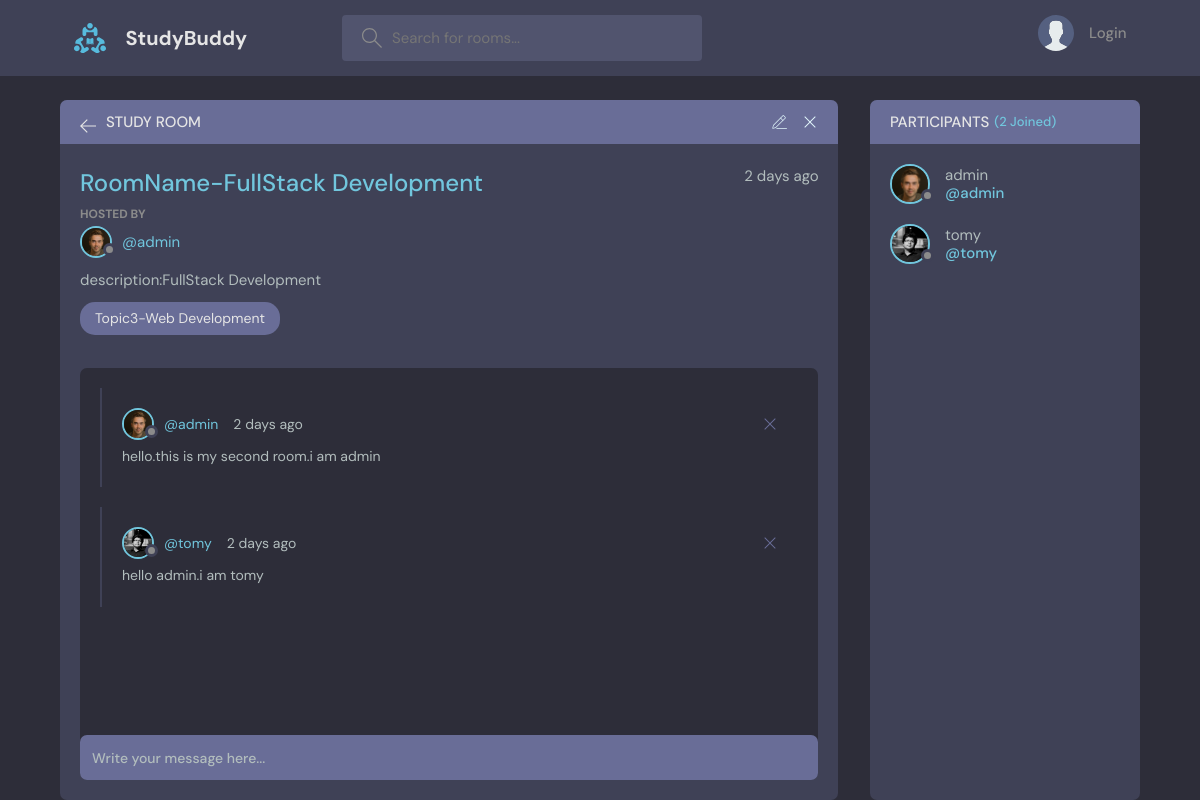
Page /room/3/ on the committed database.
### base/models.py (models this page shows, shortened)
class Room(models.Model):
    host=models.ForeignKey(User,on_delete=models.SET_NULL,null=True)
    topic=models.ForeignKey(Topic,on_delete=models.SET_NULL,null=True)
    name=models.CharField(max_length=200)
    description=models.TextField(null=True,blank=True)
    participants=models.ManyToManyField(User,related_name='participants',blank=True)
    created=models.DateTimeField(auto_now_add=True)
    updated=models.DateTimeField(auto_now=True)
    class Meta:
        ordering=['-created','-updated']

class User(AbstractUser):
    name=models.CharField(max_length=200)
    bio=models.TextField(null=True)
    avatar=models.ImageField(default='avatar.svg',null=True)
    email=models.EmailField(unique=True,null=True)

class Topic(models.Model):
    name=models.CharField(max_length=200)

class Message(models.Model):
    user=models.ForeignKey(User,on_delete=models.CASCADE)
    room=models.ForeignKey(Room,on_delete=models.CASCADE)
    body=models.TextField()
    created=models.DateTimeField(auto_now_add=True)
    updated=models.DateTimeField(auto_now=True)

### base/views.py (the view)
# urls.py: path('room/<str:pk>/',views.room,name='room'),
def room(request,pk):
    room=Room.objects.get(id=pk)
    room_messages=room.message_set.all()
    participants=room.participants.all()
    context={'room':room,'room_messages': room_messages,'participants':participants}
    return render(request,'base/room.html',context)

### base/templates/base/room.html (shortened to what this page needs)
{% extends 'main.html' %}
{% block content %}
    <main class="profile-page layout layout--2">
      <div class="container">
        <div class="room">
          <div class="room__top">
            <div class="room__topLeft">
              <a href="index.html">
                <svg version="1.1" xmlns="http://www.w3.org/2000/svg" width="32" height="32" viewBox="0 0 32 32">
                  <title>arrow-left</title>
                  <path
                    d="M13.723 2.286l-13.723 13.714 13.719 13.714 1.616-1.611-10.96-10.96h27.625v-2.286h-27.625l10.965-10.965-1.616-1.607z"
                  ></path>
                </svg>
              </a>
              <h3>Study Room</h3>
            </div>
            <div class="room__topRight">
              <a href="{% url 'update-room' room.id %}">
              </a>
              <a href="#">
                <svg version="1.1" xmlns="http://www.w3.org/2000/svg" width="32" height="32" viewBox="0 0 32 32">
                  <title>remove</title>
                  <path
                    d="M27.314 6.019l-1.333-1.333-9.98 9.981-9.981-9.981-1.333 1.333 9.981 9.981-9.981 9.98 1.333 1.333 9.981-9.98 9.98 9.98 1.333-1.333-9.98-9.98 9.98-9.981z"
                  ></path>
                </svg>
              </a>
            </div>
          </div>
          <div class="room__box scroll">
            <div class="room__header scroll">
              <div class="room__info">
                <h3>{{room.name}}</h3>
                <span>{{room.created|timesince}} ago</span>
              </div>
              <div class="room__hosted">
                <p>Hosted By</p>
                <a href="#" class="room__author">
                  <div class="avatar avatar--small">
                    <img src="{{room.host.avatar.url}}" />
                  </div>
                  <span>@{{room.host.username}}</span>
                </a>
              </div>
              <div class="room__details">
               {{room.description}}
              </div>
              <span class="room__topics">{{room.topic.name}}</span>
            </div>
            <div class="room__conversation">
              <div class="threads scroll">
                {% for message in room_messages %}
                <div class="thread">
                  <div class="thread__top">
                    <div class="thread__author">
                      <a href="#" class="thread__authorInfo">
                        <div class="avatar avatar--small">
                          <img src="{{message.user.avatar.url}}" />
                        </div>
                        <span>@{{message.user.username}}</span>
                      </a>
                      <span class="thread__date">{{message.created|timesince}} ago</span>
                    </div>
                    <div class="thread__delete">
                      <svg version="1.1" xmlns="http://www.w3.org/2000/svg" width="32" height="32" viewBox="0 0 32 32">
                        <title>remove</title>
                        <path
                          d="M27.314 6.019l-1.333-1.333-9.98 9.981-9.981-9.981-1.333 1.333 9.981 9.981-9.981 9.98 1.333 1.333 9.981-9.98 9.98 9.98 1.333-1.333-9.98-9.98 9.98-9.981z"
                        ></path>
                      </svg>
                    </div>
                  </div>
                  <div class="thread__details">
                    {{message.body}}
                  </div>
                </div>
                {% endfor %}
              </div>
            </div>
          </div>
          <div class="room__message">
            <form action="#"><input name="" placeholder="Write your message here..." /></form>
          </div>
        </div>
        <div class="participants">
          <h3 class="participants__top">Participants <span>({{room.participants.count}} Joined)</span></h3>
          <div class="participants__list scroll">
            {% for user in participants %}
            <a href="profile.html" class="participant">
              <div class="avatar avatar--medium">
                <img src="{{user.avatar.url}}" />
              </div>
              <p>
                {{user}}
                <span>@{{user.username}}</span>
              </p>
            </a>
            {% endfor %}
          </div>
        </div>
      </div>
    </main>
 {% endblock content %}

### rows in the picture
Room: name "RoomName-FullStack Development", created "2 days", host.avatar (picture), host.username "admin", description "description:FullStack Development", topic.name "Topic3-Web Development", participants.count "2"
Message: user.avatar (picture), user.username "admin", created "2 days", body "hello.this is my second room.i am admin"
Message: user.avatar (picture), user.username "tomy", created "2 days", body "hello admin.i am tomy"
User: avatar (picture), username "admin"
User: avatar (picture), username "tomy"
